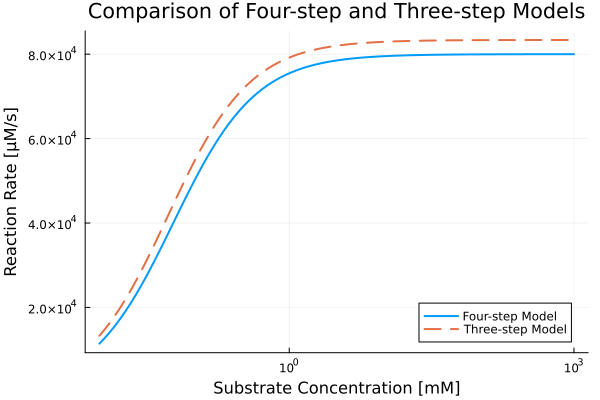

Here is the Julia script that generated this plot:
using Symbolics
using Plots

# 加载两个模型文件
include("model_cal.jl")  # 四步骤模型
include("thermo_kinetics.jl")  # 三步骤模型

"""
比较四步骤模型与三步骤模型

四步骤模型 (model_cal.jl):
    E + S ⇌ ES ⇌ EP ⇌ E + P
    
三步骤模型 (thermo_kinetics.jl):
    E + S ⇌ ES ⇌ E + P

两个模型的关系：
1. 四步骤模型更详细，包含了EP中间体
2. 三步骤模型是四步骤模型的简化版本
3. 两个模型都可以用相同的简化表达式表示：v = (Et*(k_forward*S-k_reverse*P))/(1+S/Ks+P/Kp)
"""

# 定义函数，使用四步骤模型计算反应速率
function calculate_four_step_rate(S, P, Et, k1, k_minus_1, k2, k_minus_2, k3, k_minus_3)
    # 计算简化参数 - 根据model_cal.jl中的推导
    # 注意：S和P单位为mM，Ks和Kp单位为μM
    
    # 根据model_cal.jl中的正确公式计算
    # 注意：原始公式中Kp和Ks的定义有误，这里使用正确的公式
    
    # 计算k_forward和k_reverse (单位：1/s)
    k_forward = k2*k3 / (k2 + k3 + k_minus_2)
    k_reverse = k_minus_1*k_minus_2 / (k2 + k_minus_1 + k_minus_2)
    
    # 计算Kp和Ks (单位：mM)
    # 根据model_cal.jl中的推导
    Kp_mM = (k2*k3 + k3*k_minus_1 + k_minus_1*k_minus_2) / (k_minus_3 * (k2 + k_minus_1 + k_minus_2))
    Ks_mM = (k_minus_1 * (k2 + k3 + k_minus_2)) / (k1 * (k2*k3 + k3*k_minus_1 + k_minus_1*k_minus_2))
    
    # 单位转换：将Ks和Kp从mM转换为μM以与三步骤模型保持一致
    Ks = Ks_mM * 1e3  # μM
    Kp = Kp_mM * 1e3  # μM
    
    # 使用简化表达式计算反应速率
    # 注意：S和P单位为mM，需要转换为μM以匹配Ks和Kp单位
    S_uM = S * 1e3  # 转换为μM
    P_uM = P * 1e3  # 转换为μM
    
    # 计算反应速率 (单位：μM/s)
    v = (Et * 1e3 * (k_forward * S_uM - k_reverse * P_uM)) / (1 + S_uM/Ks + P_uM/Kp)
    return v, Kp, Ks, k_forward, k_reverse
end

# 定义函数，使用三步骤模型计算反应速率
function calculate_three_step_rate(S, P, Et, ΔG1, ΔGT, R=8.314, T=298, α1=0.5, α2=0.6, k10=1.0, k20=0.1)
    # 创建参数对象
    params = ThermoKineticsParams(
        ΔGT = ΔGT,
        ΔG1 = ΔG1,
        R = R,
        T = T,
        α1 = α1,
        α2 = α2,
        k10 = k10,
        k20 = k20,
        ET = Et
    )
    
    # 计算动力学参数
    results = calculate_kinetics(params)
    
    # 使用简化表达式计算反应速率
    # 注意：S和P单位为mM，需要转换为μM以匹配Ks和Kp单位
    S_uM = S * 1e3  # 转换为μM
    P_uM = P * 1e3  # 转换为μM
    
    # 计算反应速率 (单位：μM/s)
    v = (Et * 1e3 * (results.k_forward * S_uM - results.k_reverse * P_uM)) / (1 + S_uM/results.Ks + P_uM/results.Kp)
    return v, results.Kp, results.Ks, results.k_forward, results.k_reverse
end

# 比较两个模型在不同条件下的反应速率
function compare_models()
    println("Comparison of Four-step and Three-step Model Reaction Rates")
    println("================================================")
    
    # 设置共同参数
    S_values = [0.1, 1.0, 10.0, 100.0]  # mM
    P = 0.0  # 初始无产物
    Et = 1.0  # mM
    
    # 四步骤模型参数
    k1 = 10.0        # 1/(mM·s)
    k_minus_1 = 1.0  # 1/s
    k2 = 5.0         # 1/s
    k_minus_2 = 0.5  # 1/s
    k3 = 2.0         # 1/s
    k_minus_3 = 0.2  # 1/(mM·s)
    
    # 三步骤模型参数
    # 我们需要从四步骤模型参数推导出对应的ΔG1和ΔGT
    R = 8.314  # J/(mol·K)
    T = 298.0   # K
    RT = R * T  # J/(mol)
    
    # 计算平衡常数
    K1 = k1 / k_minus_1  # 1/mM
    K2 = k2 / k_minus_2  # 无量纲
    K3 = k3 / k_minus_3  # mM
    
    # 计算自由能变化 (J/mol)
    ΔG1_J = -RT * log(K1)  # J/mol
    ΔG2_J = -RT * log(K2)  # J/mol
    ΔG3_J = -RT * log(K3)  # J/mol
    ΔGT_J = ΔG1_J + ΔG2_J + ΔG3_J  # J/mol
    
    # 转换为kJ/mol用于三步骤模型
    ΔG1 = ΔG1_J / 1000  # kJ/mol
    ΔG2 = ΔG2_J / 1000  # kJ/mol
    ΔG3 = ΔG3_J / 1000  # kJ/mol
    ΔGT = ΔGT_J / 1000  # kJ/mol
    
    # 设置三步骤模型的α1和α2参数，使其与四步骤模型更一致
    α1 = 0.5  # 默认值
    α2 = 0.6  # 默认值
    k10 = 1.0  # 基准速率常数1 (1/s)
    k20 = 0.1  # 基准速率常数2 (1/s)
    
    println("Four-step Model Parameters:")
    println("k1 = $k1, k_minus_1 = $k_minus_1, k2 = $k2, k_minus_2 = $k_minus_2, k3 = $k3, k_minus_3 = $k_minus_3")
    println("\nCalculated Free Energy Changes:")
    println("ΔG1 = $ΔG1 kJ/mol, ΔG2 = $ΔG2 kJ/mol, ΔG3 = $ΔG3 kJ/mol, ΔGT = $ΔGT kJ/mol")
    println("\nThree-step Model Parameters:")
    println("ΔG1 = $ΔG1 kJ/mol, ΔGT = $ΔGT kJ/mol, α1 = $α1, α2 = $α2, k10 = $k10, k20 = $k20")
    
    # 计算并比较两个模型的反应速率
    println("\nReaction Rate Comparison:")
    println("S (mM) | Four-step Model (μM/s) | Three-step Model (μM/s) | Difference (%)")
    println("----------------------------------------------------------")
    
    for S in S_values
        # 四步骤模型
        v4, Kp4, Ks4, kf4, kr4 = calculate_four_step_rate(S, P, Et, k1, k_minus_1, k2, k_minus_2, k3, k_minus_3)
        
        # 三步骤模型
        v3, Kp3, Ks3, kf3, kr3 = calculate_three_step_rate(S, P, Et, ΔG1, ΔGT, R, T, α1, α2, k10, k20)
        
        # 计算差异
        diff = (v3 - v4) / v4 * 100
        
        println("$S | $(round(v4, digits=4)) | $(round(v3, digits=4)) | $(round(diff, digits=2))")
    end
    
    # 比较简化参数
    v4, Kp4, Ks4, kf4, kr4 = calculate_four_step_rate(1.0, P, Et, k1, k_minus_1, k2, k_minus_2, k3, k_minus_3)
    v3, Kp3, Ks3, kf3, kr3 = calculate_three_step_rate(1.0, P, Et, ΔG1, ΔGT, R, T, α1, α2, k10, k20)
    
    println("\nSimplified Parameter Comparison:")
    println("Parameter | Four-step Model | Three-step Model | Difference (%)")
    println("------------------------------------------")
    println("Kp (μM) | $(round(Kp4, digits=4)) | $(round(Kp3, digits=4)) | $(round((Kp3-Kp4)/Kp4*100, digits=2))")
    println("Ks (μM) | $(round(Ks4, digits=4)) | $(round(Ks3, digits=4)) | $(round((Ks3-Ks4)/Ks4*100, digits=2))")
    println("k_forward (1/s) | $(round(kf4, digits=4)) | $(round(kf3, digits=4)) | $(round((kf3-kf4)/kf4*100, digits=2))")
    println("k_reverse (1/s) | $(round(kr4, digits=4)) | $(round(kr3, digits=4)) | $(round((kr3-kr4)/kr4*100, digits=2))")
    
    # 计算热力学一致性
    # 理论上，k_forward/k_reverse应该等于exp(-ΔGT_J/RT)
    thermo_ratio4 = kf4/kr4
    thermo_ratio3 = kf3/kr3
    expected_ratio = exp(-ΔGT_J/RT)
    
    println("\nThermodynamic Consistency Check:")
    println("Expected ratio (exp(-ΔGT/RT)) = $(round(expected_ratio, digits=4))")
    println("Four-step Model: k_forward/k_reverse = $(round(thermo_ratio4, digits=4)), Difference = $(round((thermo_ratio4/expected_ratio-1)*100, digits=2))%")
    println("Three-step Model: k_forward/k_reverse = $(round(thermo_ratio3, digits=4)), Difference = $(round((thermo_ratio3/expected_ratio-1)*100, digits=2))%")
    
    # 绘制不同底物浓度下的反应速率曲线
    S_curve = 10.0.^range(-2, 3, length=100)  # 从0.01到1000 mM的对数刻度
    v4_curve = [calculate_four_step_rate(s, P, Et, k1, k_minus_1, k2, k_minus_2, k3, k_minus_3)[1] for s in S_curve]
    v3_curve = [calculate_three_step_rate(s, P, Et, ΔG1, ΔGT, R, T, α1, α2, k10, k20)[1] for s in S_curve]
    
    p = plot(S_curve, v4_curve, xscale=:log10, label="Four-step Model", 
             xlabel="Substrate Concentration [mM]", ylabel="Reaction Rate [μM/s]", 
             title="Comparison of Four-step and Three-step Models", 
             linewidth=2, legend=:bottomright)
    plot!(p, S_curve, v3_curve, label="Three-step Model", linewidth=2, linestyle=:dash)
    
    # 显示图表
    # display(p)
    
    # 保存图表
    savefig(p, "model_comparison.png")
    println("\nChart generated and saved: model_comparison.png")
    
    return p
end

# 运行比较
if abspath(PROGRAM_FILE) == @__FILE__
    compare_models()
end
